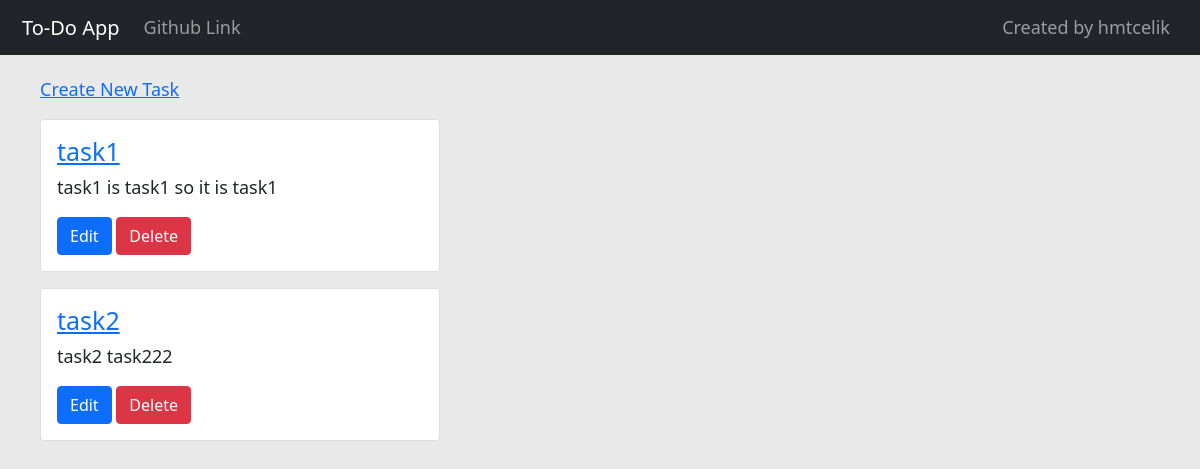
The app's page /, older data.
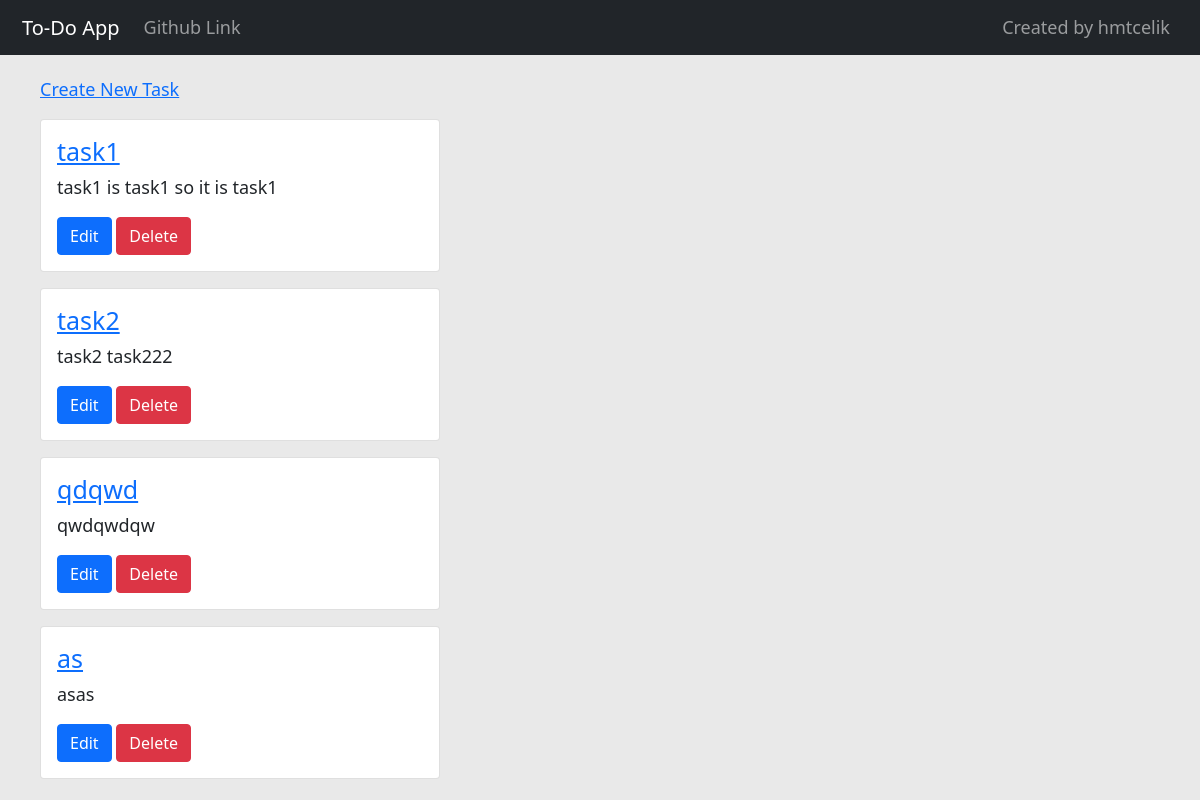
The same page, newer data.
### todoapp/models.py (models this page shows, shortened)
class task(models.Model):
    title = models.CharField(max_length=50)
    description = models.TextField(max_length=500)

### todoapp/views.py (the view)
# urls.py: path('', IndexView.as_view(), name='index'),
class IndexView(ListView):
    template_name = "index.html"
    context_object_name = 'all_tasks'
    model = task

### templates/index.html (shortened to what this page needs)
{% extends 'base.html' %}
{% block body %}
    <a href="{% url 'create' %}">Create New Task</a>
    {% if all_tasks%}
        {% for task in all_tasks %}
            <div class="card mt-3" style="width: 25rem;">
                <div class="card-body">
                    <h1><a href="{% url 'task' task.id %}">{{ task.title }}</a></h1>
                    <p class="card-text">{{ task.description|truncatechars:50 }}</p>
                    <a href="{% url 'edit' task.id %}" class="btn btn-primary">Edit</a>
                    <a href="{% url 'delete' task.id %}" class="btn btn-danger">Delete</a>
                </div>
            </div>
        {% endfor %}
    {% else %}
        <h3 style="margin-top:5px; padding: 13px 10px;">There is no task yet</h3>
    {% endif %}
{% endblock %}

Row changes from the older to the newer data that the page shows:
added task: title "qdqwd", description "qwdqwdqw"
added task: title "as", description "asas"
